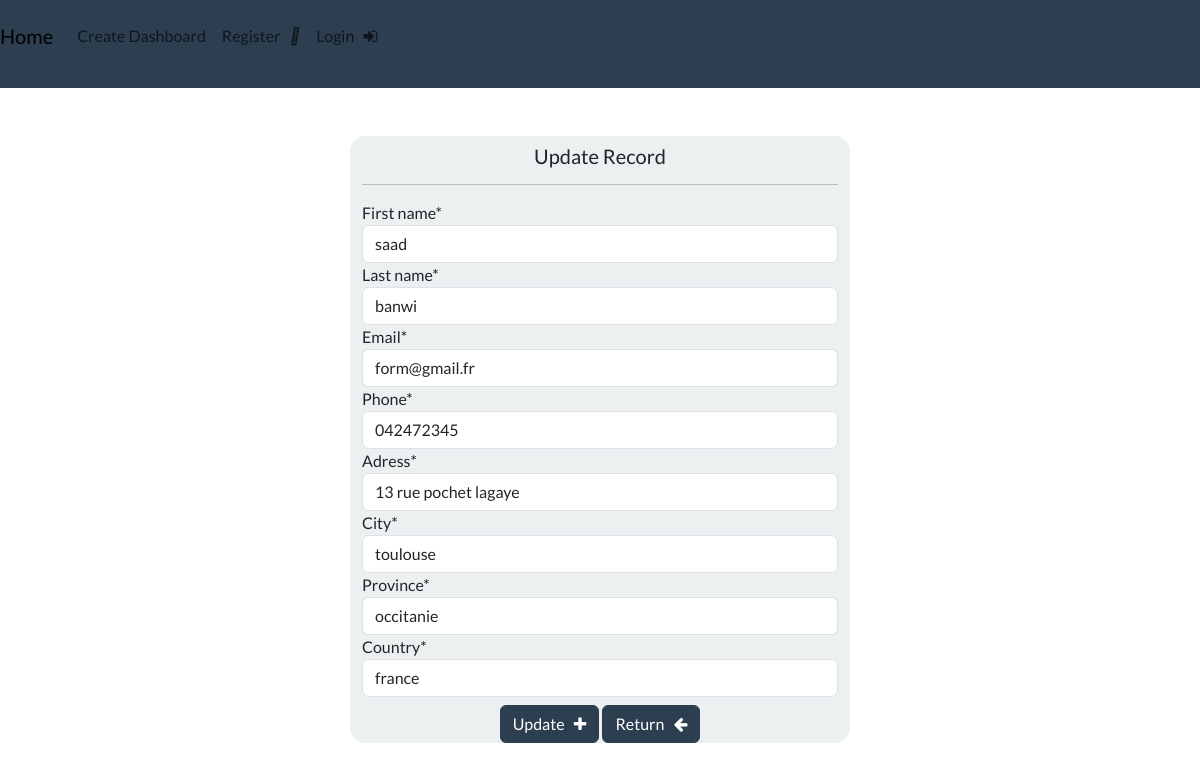
Screenshot of /update/6/ with the database file from the repository.
### webapp/models.py (models this page shows, shortened)
class Record(models.Model):
	first_name = models.CharField(max_length=30)
	last_name = models.CharField(max_length=30)
	date_time = models.DateTimeField(auto_now_add=True)
	email = models.EmailField(max_length=254, unique=True)
	phone = models.CharField(max_length=20)
	adress = models.CharField(max_length=300)
	city = models.CharField(max_length=100)
	province = models.CharField(max_length=150)
	country = models.CharField(max_length=30)
	class Meta:
		verbose_name_plural = "Record"

### webapp/views.py (the view)
# urls.py: path('update/<int:pk>/', views.update_view, name="update-link"),
def update_view(request, pk):
	record = get_object_or_404(Record, id=pk)
	if request.method == "POST":
		form = updateForm(request.POST, instance=record)
		if form.is_valid():
			form.save()
			messages.success(request, "success updated")
			return redirect('webapp:dashboard-link')
	else:
		form = updateForm(instance=record)
	return render(request, 'webapp/update.html', {'form':form})

### webapp/forms.py
class updateForm(forms.ModelForm):
	class Meta:
		model = Record
		fields = ['first_name','last_name','email',
			'phone', 'adress', 'city', 'province', 'country'
		]

### webapp/templates/webapp/update.html (shortened to what this page needs)
{% extends 'webapp/base.html' %}
{% load crispy_forms_tags %}
{% block content %}
<div class="container mt-5 bg-light form-layout">
	<h5 class="text-center pt-2">Update Record</h5>
	<hr>
	<form  method="post"/>
		{{form|crispy}}
	<div class="d-flex justify-content-center mt-2">
		<button type="submit" class="btn btn-primary">Update &nbsp; <i class="fa fa-plus" aria-hidden="true"></i></button>&nbsp;
		<button type="submit" class="btn btn-primary" href="{% url 'webapp:dashboard-link' %}">Return &nbsp; <i class="fa fa-arrow-left" aria-hidden="true"></i></button>
	</div>
</div>
{% endblock %}

### static/css/style.css (style rules this page uses)
.form-layout { border-radius: 15px; width: 500px; }

### rows the page displays
Record: first_name "saad", last_name "banwi", email "form@gmail.fr", phone "042472345", adress "13 rue pochet lagaye", city "toulouse", province "occitanie", country "france"
